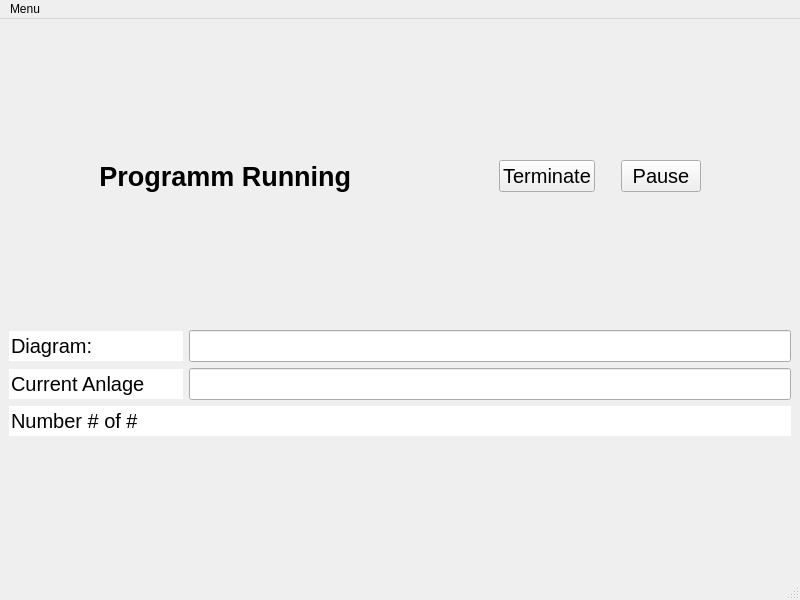
<?xml version="1.0" encoding="UTF-8"?>
<ui version="4.0">
 <class>MainWindow</class>
 <widget class="QMainWindow" name="MainWindow">
  <property name="geometry">
   <rect>
    <x>0</x>
    <y>0</y>
    <width>800</width>
    <height>600</height>
   </rect>
  </property>
  <property name="windowTitle">
   <string>Eneffco Diagram creator</string>
  </property>
  <widget class="QWidget" name="centralwidget">
   <layout class="QGridLayout" name="gridLayout">
    <item row="5" column="1">
     <layout class="QVBoxLayout" name="verticalLayout">
      <item>
       <layout class="QHBoxLayout" name="horizontalLayout_2">
        <item>
         <widget class="QLineEdit" name="lineEdit">
          <property name="sizePolicy">
           <sizepolicy hsizetype="Minimum" vsizetype="Fixed">
            <horstretch>0</horstretch>
            <verstretch>0</verstretch>
           </sizepolicy>
          </property>
          <property name="font">
           <font>
            <pointsize>15</pointsize>
           </font>
          </property>
          <property name="text">
           <string>Diagram:</string>
          </property>
          <property name="frame">
           <bool>false</bool>
          </property>
          <property name="echoMode">
           <enum>QLineEdit::Normal</enum>
          </property>
          <property name="cursorPosition">
           <number>7</number>
          </property>
          <property name="readOnly">
           <bool>true</bool>
          </property>
         </widget>
        </item>
        <item>
         <widget class="QLineEdit" name="diagram_info">
          <property name="font">
           <font>
            <pointsize>15</pointsize>
           </font>
          </property>
          <property name="readOnly">
           <bool>true</bool>
          </property>
         </widget>
        </item>
       </layout>
      </item>
      <item>
       <layout class="QHBoxLayout" name="horizontalLayout_3">
        <item>
         <widget class="QLineEdit" name="lineEdit_2">
          <property name="sizePolicy">
           <sizepolicy hsizetype="Minimum" vsizetype="Fixed">
            <horstretch>0</horstretch>
            <verstretch>0</verstretch>
           </sizepolicy>
          </property>
          <property name="font">
           <font>
            <pointsize>15</pointsize>
           </font>
          </property>
          <property name="text">
           <string>Current Anlage</string>
          </property>
          <property name="frame">
           <bool>false</bool>
          </property>
          <property name="readOnly">
           <bool>true</bool>
          </property>
         </widget>
        </item>
        <item>
         <widget class="QLineEdit" name="plant_info">
          <property name="font">
           <font>
            <pointsize>15</pointsize>
           </font>
          </property>
          <property name="readOnly">
           <bool>true</bool>
          </property>
         </widget>
        </item>
       </layout>
      </item>
      <item>
       <layout class="QHBoxLayout" name="horizontalLayout_4">
        <item>
         <widget class="QLineEdit" name="number_info">
          <property name="sizePolicy">
           <sizepolicy hsizetype="Minimum" vsizetype="Fixed">
            <horstretch>0</horstretch>
            <verstretch>0</verstretch>
           </sizepolicy>
          </property>
          <property name="font">
           <font>
            <pointsize>15</pointsize>
           </font>
          </property>
          <property name="text">
           <string>Number # of #</string>
          </property>
          <property name="frame">
           <bool>false</bool>
          </property>
          <property name="readOnly">
           <bool>true</bool>
          </property>
         </widget>
        </item>
       </layout>
      </item>
     </layout>
    </item>
    <item row="4" column="1">
     <layout class="QHBoxLayout" name="horizontalLayout_5">
      <item>
       <layout class="QHBoxLayout" name="horizontalLayout">
        <item>
         <spacer name="horizontalSpacer">
          <property name="orientation">
           <enum>Qt::Horizontal</enum>
          </property>
          <property name="sizeHint" stdset="0">
           <size>
            <width>40</width>
            <height>20</height>
           </size>
          </property>
         </spacer>
        </item>
        <item>
         <widget class="QLabel" name="info_label">
          <property name="font">
           <font>
            <pointsize>20</pointsize>
            <weight>75</weight>
            <bold>true</bold>
           </font>
          </property>
          <property name="text">
           <string>Programm Running       </string>
          </property>
          <property name="alignment">
           <set>Qt::AlignCenter</set>
          </property>
         </widget>
        </item>
        <item>
         <spacer name="horizontalSpacer_3">
          <property name="orientation">
           <enum>Qt::Horizontal</enum>
          </property>
          <property name="sizeHint" stdset="0">
           <size>
            <width>40</width>
            <height>20</height>
           </size>
          </property>
         </spacer>
        </item>
        <item>
         <widget class="QPushButton" name="terminate_button">
          <property name="font">
           <font>
            <pointsize>15</pointsize>
           </font>
          </property>
          <property name="text">
           <string>Terminate</string>
          </property>
         </widget>
        </item>
        <item>
         <spacer name="verticalSpacer">
          <property name="orientation">
           <enum>Qt::Vertical</enum>
          </property>
          <property name="sizeType">
           <enum>QSizePolicy::Maximum</enum>
          </property>
          <property name="sizeHint" stdset="0">
           <size>
            <width>20</width>
            <height>40</height>
           </size>
          </property>
         </spacer>
        </item>
        <item>
         <widget class="QPushButton" name="pause_button">
          <property name="font">
           <font>
            <pointsize>15</pointsize>
           </font>
          </property>
          <property name="text">
           <string>Pause</string>
          </property>
         </widget>
        </item>
        <item>
         <spacer name="horizontalSpacer_2">
          <property name="orientation">
           <enum>Qt::Horizontal</enum>
          </property>
          <property name="sizeHint" stdset="0">
           <size>
            <width>40</width>
            <height>20</height>
           </size>
          </property>
         </spacer>
        </item>
       </layout>
      </item>
     </layout>
    </item>
   </layout>
  </widget>
  <widget class="QMenuBar" name="menubar">
   <property name="geometry">
    <rect>
     <x>0</x>
     <y>0</y>
     <width>800</width>
     <height>26</height>
    </rect>
   </property>
   <widget class="QMenu" name="menuMenu">
    <property name="title">
     <string>Menu</string>
    </property>
    <addaction name="actionQuit"/>
   </widget>
   <addaction name="menuMenu"/>
  </widget>
  <widget class="QStatusBar" name="statusbar"/>
  <action name="actionQuit">
   <property name="text">
    <string>Quit</string>
   </property>
  </action>
 </widget>
 <resources/>
 <connections/>
</ui>
